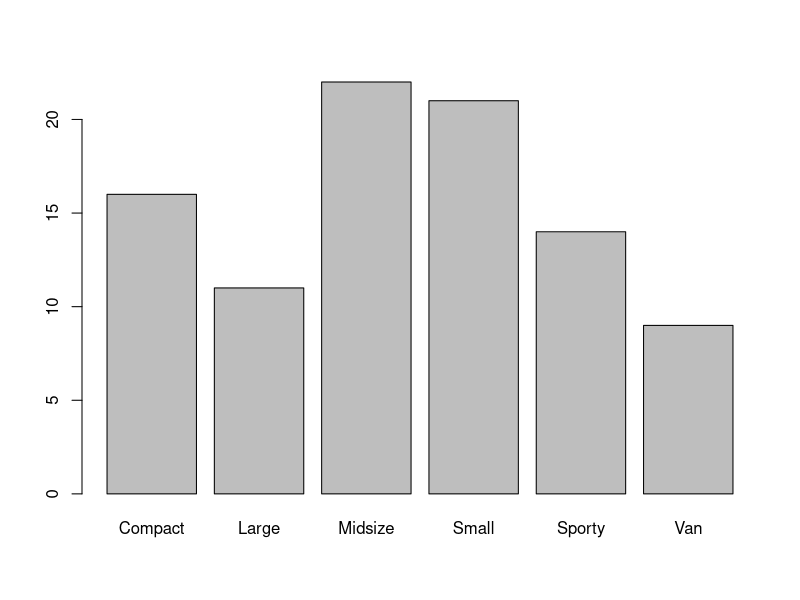
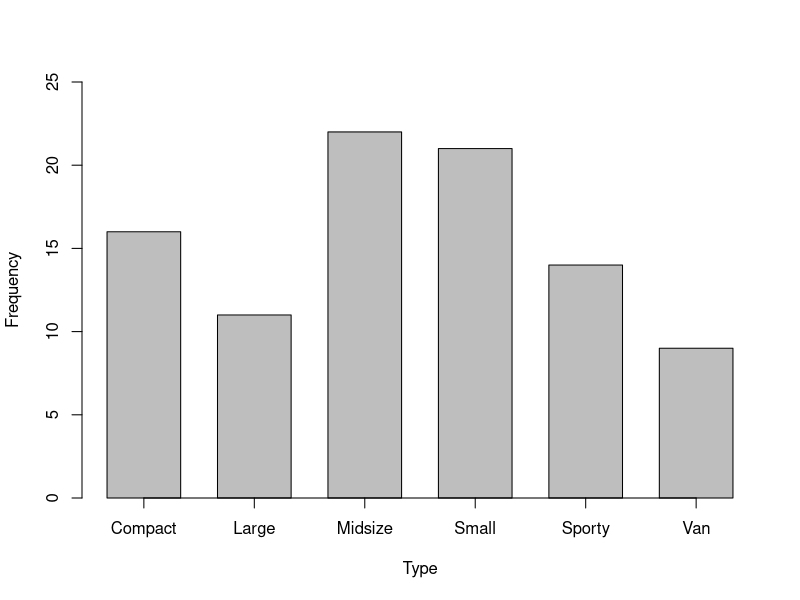

Write the R code that produced these figures, in order.
library(MASS)
head(Cars93[1:3])

table(Cars93$Type)

barplot(table(Cars93$Type))

#ylim -> Aumente o limite do Eixo Y

#XLab e YLab, Labels para o grafico respectivamente

#axis.lty define o Eixo

#space Define o espaçamento


barplot(table(Cars93$Type),
        ylim=c(0,25),
        xlab = "Type",
        ylab = "Frequency",
        axis.lty = "solid",
        space = .5)